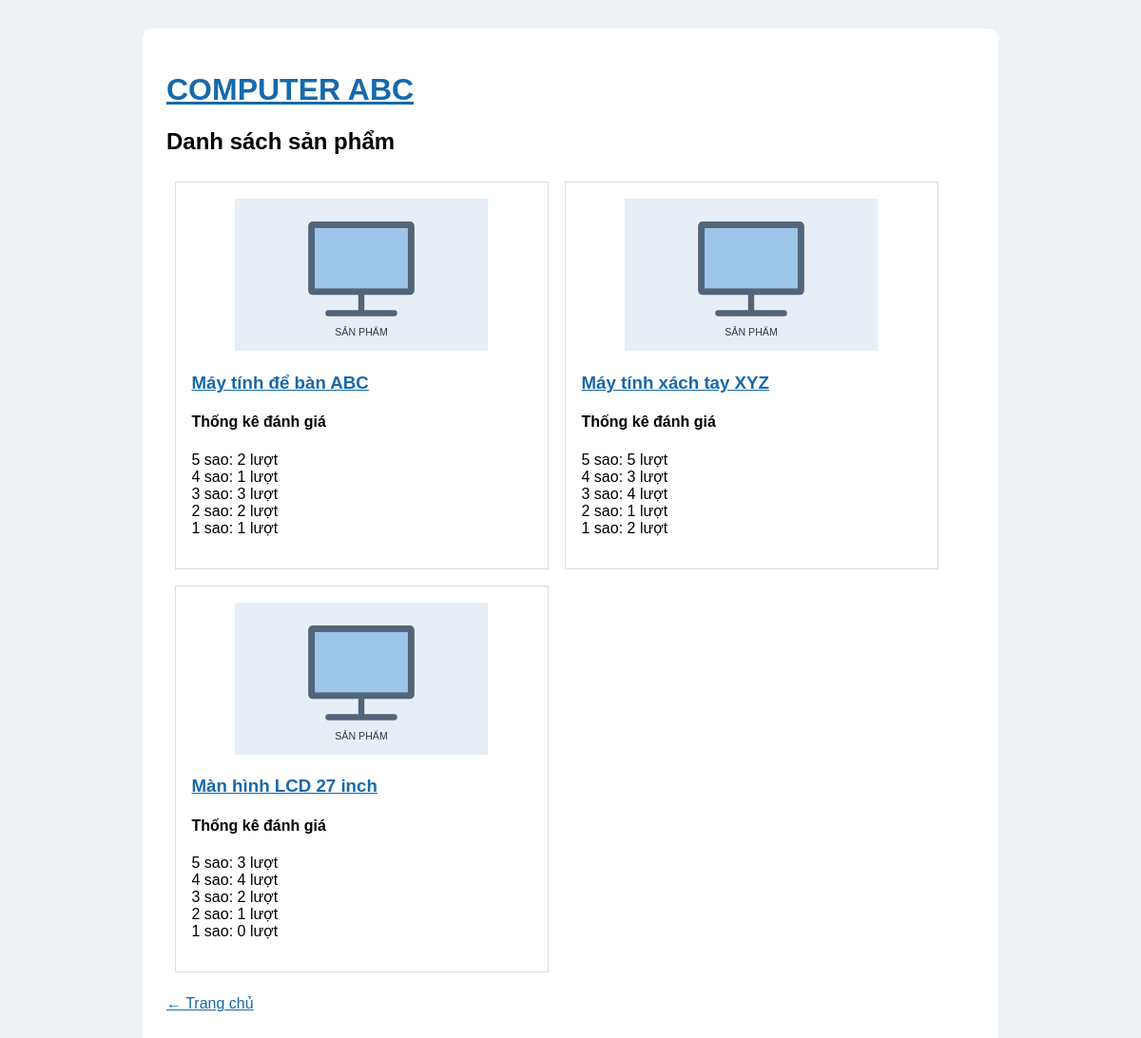
The app's page /bai12/index.php with its own data.
### tables this page shows
CREATE TABLE IF NOT EXISTS products(id INT AUTO_INCREMENT PRIMARY KEY,title VARCHAR(255) NOT NULL,img_url VARCHAR(500) NOT NULL);

CREATE TABLE IF NOT EXISTS rating_info(product_id INT PRIMARY KEY,rate_1 INT NOT NULL DEFAULT 0,rate_2 INT NOT NULL DEFAULT 0,rate_3 INT NOT NULL DEFAULT 0,rate_4 INT NOT NULL DEFAULT 0,rate_5 INT NOT NULL DEFAULT 0,FOREIGN KEY(product_id) REFERENCES products(id) ON DELETE CASCADE);

### bai12/functions.php (the view, shortened to what this page needs)
<?php
require_once __DIR__.'/config.php';
function getRatingInfo($id){
 global $conn;
 $stmt=$conn->prepare('SELECT rate_1,rate_2,rate_3,rate_4,rate_5 FROM rating_info WHERE product_id=?');
 $stmt->bind_param('i',$id);$stmt->execute();$r=$stmt->get_result()->fetch_assoc();
 $out='<h4>Thống kê đánh giá</h4><ul class="stats">';
 for($i=5;$i>=1;$i--){$count=(int)($r['rate_'.$i]??0);$out.='<li>'.$i.' sao: '.$count.' lượt</li>';}
 return $out.'</ul>';
}
function listProduct(){
 global $conn;$r=$conn->query('SELECT id,title,img_url FROM products ORDER BY id');$out='';
 while($p=$r->fetch_assoc()){
  $out.='<article><img class="thumb" src="'.htmlspecialchars($p['img_url']).'" alt=""><h3><a href="index.php?id='.(int)$p['id'].'">'.htmlspecialchars($p['title']).'</a></h3>'.getRatingInfo((int)$p['id']).'</article>';
 }
 return $out;
}

### bai12/index.php (shortened to what this page needs)
<?php
require __DIR__.'/functions.php';
$id=(int)($_GET['id']??0);$notice='';
?>
<!doctype html><html lang="vi"><meta charset="utf-8"><title>Bài 12 - Đánh giá sản phẩm</title>
<div class="wrap"><h1><a href="index.php">COMPUTER ABC</a></h1>
<?php if($id>0):?><p><a href="index.php">← Danh sách sản phẩm</a></p><?php if($notice):?><p style="color:green"><?=$notice?></p><?php endif;?>
<section><?=getProduct($id)?><div style="clear:both"></div><form method="post"><h3>Đánh giá sản phẩm</h3><?php for($i=5;$i>=1;$i--):?><label><input type="radio" name="rate" value="<?=$i?>" <?=$i===5?'checked':''?>> <?=$i?> sao</label> &nbsp;<?php endfor;?><p><button name="rate_submit" value="1">Gửi đánh giá</button></p></form></section>
<?php else:?><h2>Danh sách sản phẩm</h2><?=listProduct()?><?php endif;?>
<p><a href="../">← Trang chủ</a></p></div></html>

### bai12/index.php (style rules this page uses)
.wrap { max-width:850px;margin:auto;background:white;padding:25px;border-radius:10px }
article { display:inline-block;vertical-align:top;width:42%;padding:2%;border:1px solid #ddd;margin:1% }
.thumb { width:100%;height:160px;object-fit:contain }
.stats { list-style:none;padding:0 }
a { color:#1769aa }

### records on screen
products: img_url (picture), title "Máy tính để bàn ABC", rating_info.rate_5 "2", rating_info.rate_4 "1", rating_info.rate_3 "3", rating_info.rate_2 "2", rating_info.rate_1 "1"
products: img_url (picture), title "Máy tính xách tay XYZ", rating_info.rate_5 "5", rating_info.rate_4 "3", rating_info.rate_3 "4", rating_info.rate_2 "1", rating_info.rate_1 "2"
products: img_url (picture), title "Màn hình LCD 27 inch", rating_info.rate_5 "3", rating_info.rate_4 "4", rating_info.rate_3 "2", rating_info.rate_2 "1", rating_info.rate_1 "0"
